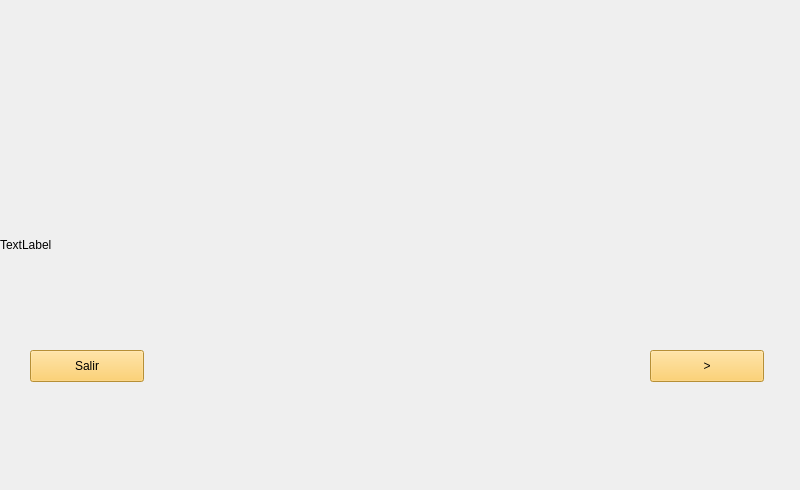
<?xml version="1.0" encoding="UTF-8"?>
<ui version="4.0">
 <class>MainWindow</class>
 <widget class="QMainWindow" name="MainWindow">
  <property name="geometry">
   <rect>
    <x>0</x>
    <y>0</y>
    <width>800</width>
    <height>490</height>
   </rect>
  </property>
  <property name="minimumSize">
   <size>
    <width>800</width>
    <height>490</height>
   </size>
  </property>
  <property name="maximumSize">
   <size>
    <width>800</width>
    <height>490</height>
   </size>
  </property>
  <property name="windowTitle">
   <string>MainWindow</string>
  </property>
  <widget class="QWidget" name="centralWidget">
   <widget class="QLabel" name="label">
    <property name="geometry">
     <rect>
      <x>0</x>
      <y>0</y>
      <width>800</width>
      <height>490</height>
     </rect>
    </property>
    <property name="text">
     <string>TextLabel</string>
    </property>
   </widget>
   <widget class="QPushButton" name="pushButton">
    <property name="geometry">
     <rect>
      <x>650</x>
      <y>350</y>
      <width>114</width>
      <height>32</height>
     </rect>
    </property>
    <property name="styleSheet">
     <string notr="true">border-color: rgb(0, 0, 0);
background-color: rgb(255, 200, 76);</string>
    </property>
    <property name="text">
     <string>&gt;</string>
    </property>
   </widget>
   <widget class="QPushButton" name="pushButton_2">
    <property name="geometry">
     <rect>
      <x>30</x>
      <y>350</y>
      <width>114</width>
      <height>32</height>
     </rect>
    </property>
    <property name="styleSheet">
     <string notr="true">border-color: rgb(0, 0, 0);
background-color: rgb(255, 200, 76);</string>
    </property>
    <property name="text">
     <string>Salir</string>
    </property>
   </widget>
   <widget class="QLabel" name="label_2">
    <property name="geometry">
     <rect>
      <x>190</x>
      <y>200</y>
      <width>421</width>
      <height>150</height>
     </rect>
    </property>
    <property name="text">
     <string/>
    </property>
   </widget>
  </widget>
  <widget class="QMenuBar" name="menuBar">
   <property name="geometry">
    <rect>
     <x>0</x>
     <y>0</y>
     <width>800</width>
     <height>22</height>
    </rect>
   </property>
  </widget>
 </widget>
 <layoutdefault spacing="6" margin="11"/>
 <resources/>
 <connections/>
</ui>
